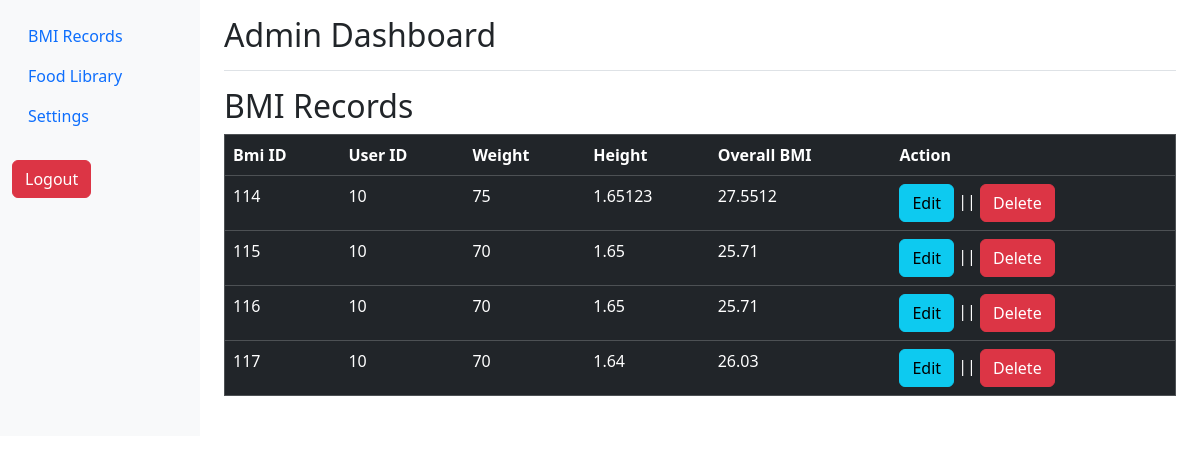
Before: /admin-dashboard.php (signed in) with the older database file.
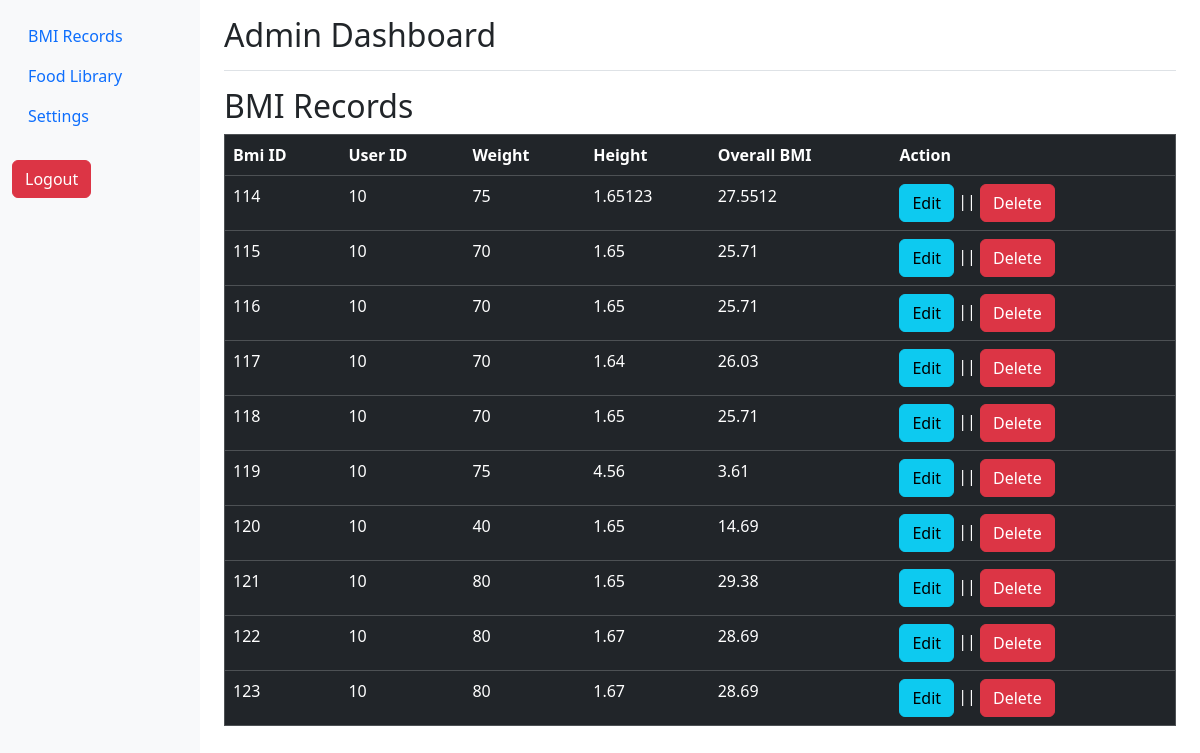
After: the same page with the newer database file.
### tables this page shows
CREATE TABLE `bmi_users` (
  `bmi_id` int(11) NOT NULL,
  `user_id` int(11) NOT NULL,
  `weight` int(11) NOT NULL,
  `height` float NOT NULL,
  `bmi` float NOT NULL
);

### admin-dashboard.php (the view, shortened to what this page needs)
<?php require 'connection.php';?>
<!DOCTYPE html>
<html lang="en">
<head>
	<link rel="stylesheet" href="bootstrap.css">
</head>
<body>
<div class="container-fluid">
        <div class="row">
            <nav id="sidebarMenu" class="col-md-3 col-lg-2 d-md-block bg-light sidebar collapse">
                <div class="position-sticky pt-3">
                    <ul class="nav flex-column">
                        <li class="nav-item">
                            <a class="nav-link" href="#">
                                BMI Records
                            </a>
                        </li>
                        <li class="nav-item">
                            <a class="nav-link" href="admin_foodlibrary.php">
                                Food Library
                            </a>
                        </li>
                        <li class="nav-item">
                            <a class="nav-link" href="#">
                                Settings
                            </a>
                        </li>
						<form action="" method="POST"><br>
	<button type="submit" name="logout" value="logout" class="btn btn-danger"  onclick="return confirm('Are you sure you want to logout?')">Logout</button>
</form>
                    </ul>
                </div>
            </nav>
            <main class="col-md-9 ms-sm-auto col-lg-10 px-md-4">
                <div class="d-flex justify-content-between flex-wrap flex-md-nowrap align-items-center pt-3 pb-2 mb-3 border-bottom">
                    <h1 class="h2">Admin Dashboard</h1>
                </div>
				<h2>BMI Records</h2>
<table border="1" class="table table-dark">
		<th>Bmi ID</th>
		<th>User ID</th>
		<th>Weight</th>
		<th>Height</th>
		<th>Overall BMI</th>
		<th>Action</th>
<?php
	        $sql = "SELECT * FROM bmi_users";
			$result = $conn->query($sql);
			if($result->num_rows > 0){
				while($row = $result -> fetch_assoc()){
			echo "<tr>";
			echo "<td>".$row["bmi_id"]."</td>";
			echo "<td>".$row["user_id"]."</td>";
			echo "<td>".$row["weight"]."</td>";
			echo "<td>".$row["height"]."</td>";
			echo "<td>".$row["bmi"]."</td>";
			echo "<td><a href='updatebmi.php?bmi_id=".$row["bmi_id"]."'  class='btn btn-info'>Edit</a> || <a href='deletebmi.php?bmi_id=".$row["bmi_id"]."'  class='btn btn-danger'>Delete</a></td>";
			echo "</tr>";
				}
			}else{
				echo "<tr><td colspan = '7'> No records found</td></tr>";
			}
?>
		</table>
		<br>
</body>
</html>

Changed rows visible on the page:
added bmi_users: bmi_id "118", user "10", weight "70", height "1.65", bmi "25.71"
added bmi_users: bmi_id "119", user "10", weight "75", height "4.56", bmi "3.61"
added bmi_users: bmi_id "120", user "10", weight "40", height "1.65", bmi "14.69"
added bmi_users: bmi_id "121", user "10", weight "80", height "1.65", bmi "29.38"
added bmi_users: bmi_id "122", user "10", weight "80", height "1.67", bmi "28.69"
added bmi_users: bmi_id "123", user "10", weight "80", height "1.67", bmi "28.69"
